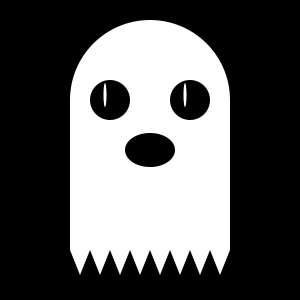
Frame 1 (no input)
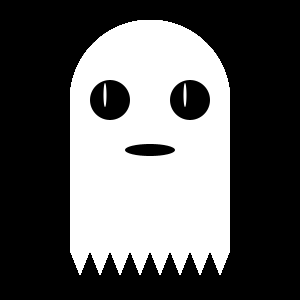
Frame 60 (the mouse pressed at the canvas centre just before this capture)
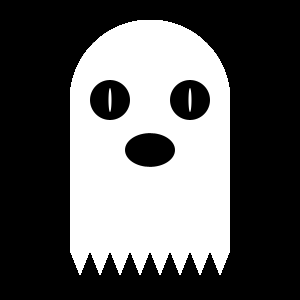
Frame 120 (the mouse held since frame 60 and released just before this capture)

The Processing sketch that drew these frames (run headless with seeded random() and noise(); from frame 60 on, the mouse is pressed at the canvas centre):

// Processing sketch: processing_169719
// ── processing_169719.pde

void setup() {  //setup function called initially, only once
  size(300, 300);
  background(0);  // fond noir
 
}

void draw() {  //draw function loops 
  
  
  
  fill(255);
  noStroke();
  
  ellipse(150,100,160,160);
  
  rect(70,100,160,150);
  
  
  triangle(70,250,90,250,80,275);
  triangle(90,250,110,250,100,275);
  triangle(110,250,130,250,120,275);
  triangle(130,250,150,250,140,275);
  triangle(150,250,170,250,160,275);
  triangle(170,250,190,250,180,275);
  triangle(190,250,210,250,200,275);
  triangle(210,250,230,250,220,275);
  
  fill(0);
  
  ellipse(110,100,40,40);
  ellipse(190,100,40,40);
  
  fill(255);
  
  float dx = map(mouseX,0,width,-5,5);
  float dy = map(mouseY,0,height,-5,5);
  
  ellipse(110+dx,100+dy,3,24);
  ellipse(190+dx,100+dy,3,24);
  
  
  fill(0);
  ellipse(150,150,50,random(5,50));
  
  
}
